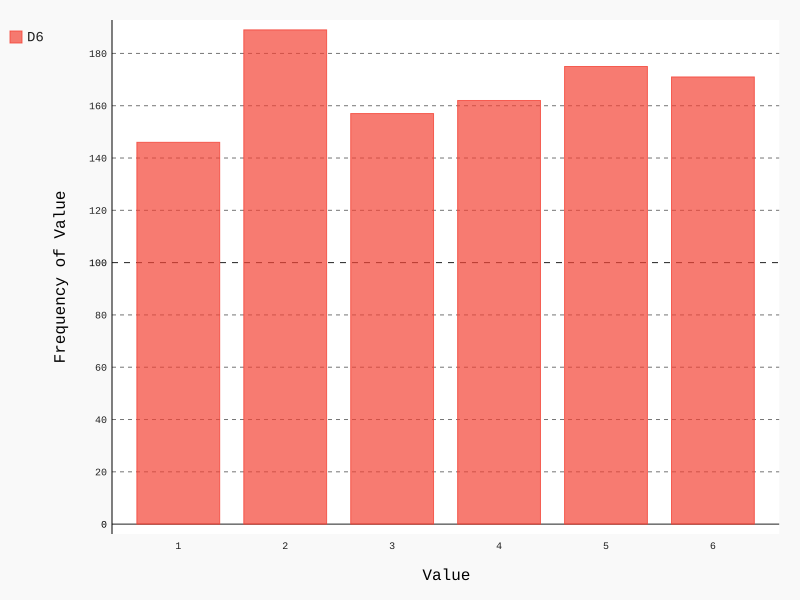

Write Python code to recreate this figure.
#!/usr/bin/env python
# -*- coding: utf-8 -*-


from die import Die
import pygal

#创建一个D6
die=Die()

#投掷几次骰子,并将结果存储在一个列表中
results=[]
for roll_num in range(1000):
    result=die.roll()
    results.append(result)

print("The len of results:%d\n"%len(results))

#分析结果
frequencies=[]
for value in range(1,die.num_sides+1):
    frequency=results.count(value)
    frequencies.append(frequency)

print(frequencies)
print(frequency)

#对结果进行可视化
hist=pygal.Bar()

hist.tittle="Results"
hist.x_labels=['1','2','3','4','5','6']
hist.x_title="Value"
hist.y_title="Frequency of Value"

hist.add('D6',frequencies)
hist.render_to_file('die_visual.svg')
